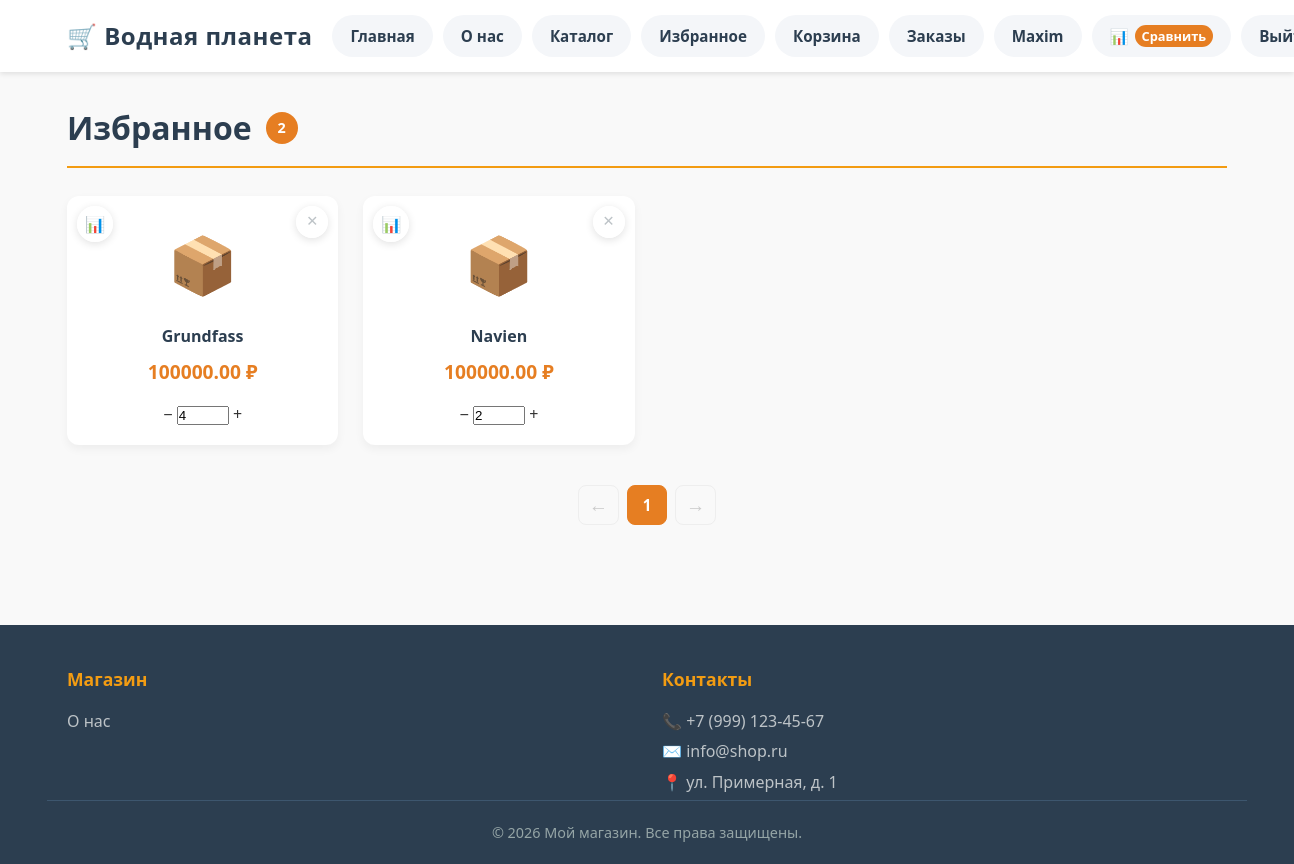
The app's page /products/favorites (signed in), older data.
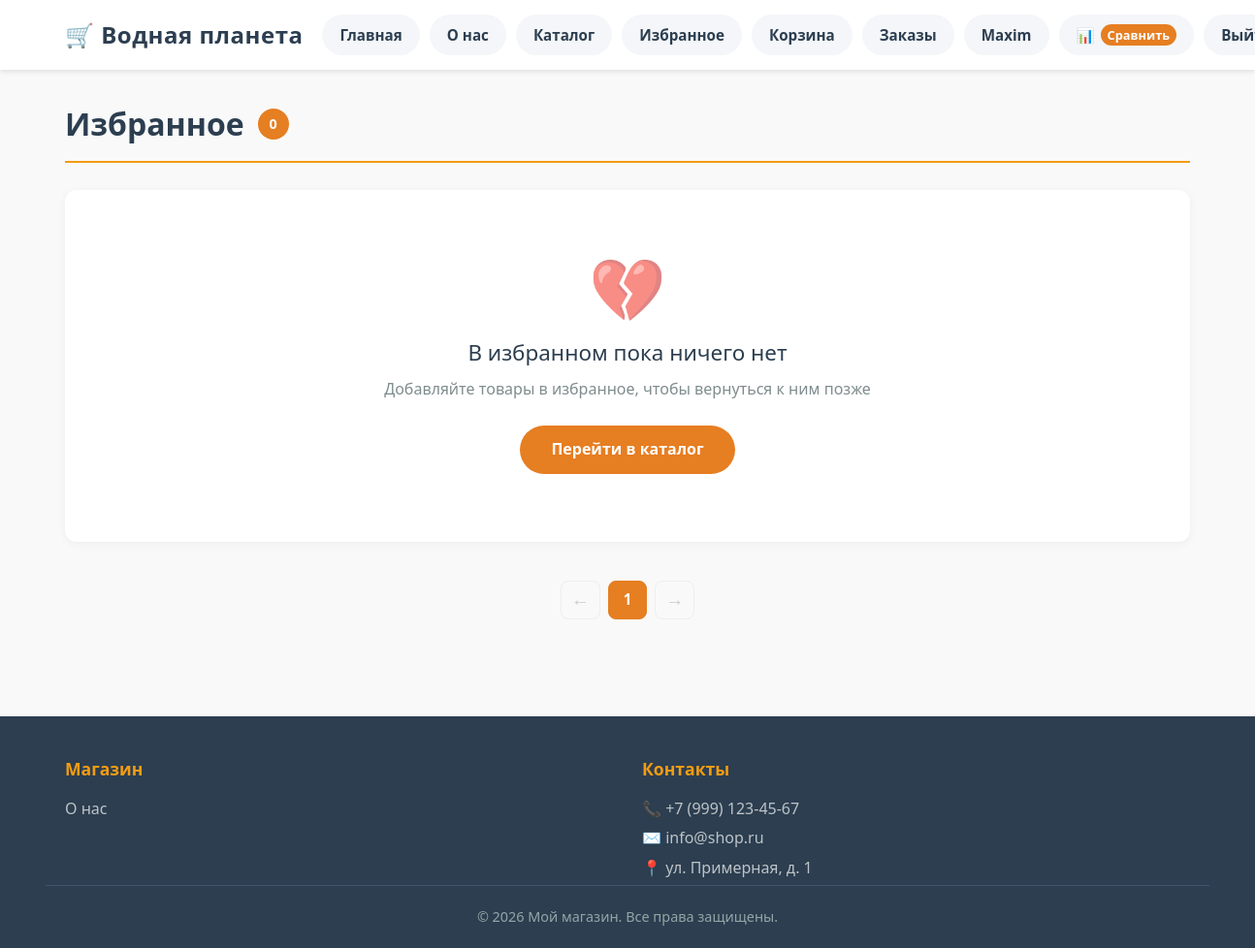
The same page, newer data.
### products/models.py (models this page shows, shortened)
class Favorites(models.Model):
	user = models.ForeignKey(User, on_delete=models.CASCADE)
	product = models.ForeignKey(Product, on_delete=models.CASCADE)
	created_timestamp = models.DateTimeField(auto_now_add=True)

class Product(models.Model):
	name = models.CharField(max_length=128, unique=True)
	image = models.ImageField(upload_to="products_media/", blank=True)
	description = models.TextField(blank=True)
	short_description = models.CharField(max_length=128, blank=True)
	price = models.DecimalField(max_digits=10, decimal_places=2)
	quantity = models.PositiveIntegerField(default=1)
	length = models.PositiveIntegerField()
	width = models.PositiveIntegerField()
	height = models.PositiveIntegerField()
	power = models.PositiveIntegerField(blank=True)
	life = models.PositiveIntegerField()
	category = models.ForeignKey(ProductCategory, on_delete=models.CASCADE)

class Baskets(models.Model):
	user = models.ForeignKey(User, on_delete=models.CASCADE)
	product = models.ForeignKey(Product, on_delete=models.CASCADE)
	quantity = models.PositiveIntegerField(default=0)
	created_timestamp = models.DateTimeField(auto_now_add=True)

### products/views.py (the view)
# urls.py: path('favorites', favorites, name='favorites'),
@login_required
def favorites(request, page_number=1):
	favoritess = Favorites.objects.filter(user=request.user)
	total_quantity = len(favoritess)
	context = {
		'title': 'Избранное',
		'total_quantity': total_quantity,
		'baskets': [basket.product for basket in Baskets.objects.filter(user=request.user)],
		'bask': Baskets.objects.filter(user=request.user),
		'comp': [compare.product for compare in Compare.objects.filter(user=request.user)],
		'compares': Compare.objects.filter(user=request.user),
	}
	favorite = Favorites.objects.filter(user=request.user)
	pagination = Paginator(favorite, 10)
	products_paginator = pagination.page(page_number)
	context.update({
		'favorites': products_paginator,
	})
	return render(request, 'products/favorite.html', context=context)

### products/templates/products/favorite.html
{% extends "products/base.html" %}
{% load static %}
{% block css %}
<link href="{% static 'css/favorite.css' %}" rel="stylesheet">
{% endblock %}
{% block content %}
<main class="main">
    <div class="container">
        <div class="favorites-header">
            <h1>Избранное</h1>
            <span class="favorites-count" id="favoritesCount">{{ total_quantity }}</span>
        </div>
        <div class="favorites-grid" id="favoritesGrid">
            {% if favorites %}
                {% for favorite in favorites %}
                <article class="favorite-card" data-id="{{ favorite.id }}">
                    <a href="{% url 'products:product_detail' favorite.product.id %}"
                       class="favorite-card__link"
                       aria-label="{{ favorite.product.name }}"></a>
                    {% if user.is_authenticated %}
                        {% if favorite.product not in comp %}
                            <a href="{% url 'products:compare_add' favorite.product.id %}" class="product-card__compare">📊</a>
                        {% else %}
                            {% for compare in compares %}
                                {% if compare.product.id == favorite.product.id %}
                                    <a href="{% url 'products:compare_readd' compare.id %}" class="product-card__compare active">📊</a>
                                {% endif %}
                            {% endfor %}
                        {% endif %}
                    {% endif %}
                    <a href="{% url 'products:favorite_delete' favorite.id %}"
                       class="favorite-remove"
                       title="Удалить из избранного">✕</a>
                    <div class="favorite-card__image">
                        {% if favorite.product.image %}
                            <img src="{{ favorite.product.image.url }}" alt="{{ favorite.product.name }}">
                        {% else %}
                            {{ favorite.product.emoji|default:"📦" }}
                        {% endif %}
                    </div>
                    <h3 class="favorite-card__title">{{ favorite.product.name }}</h3>
                    <p class="favorite-card__price">{{ favorite.product.price }} ₽</p>
                    {% if favorite.product not in baskets %}
                        <a href="{% url 'products:basket_add' favorite.product.id %}"
                           class="favorite-card__actions">
                            <button class="favorite-card__btn">В корзину</button>
                        </a>
                    {% else %}
                        <div class="quantity-control">
                            <a href="{% url 'products:basket_readd' favorite.product.id %}"
                               class="quantity-btn minus">−</a>
                            {% for prod in bask %}
                                {% if prod.product.id == favorite.product.id %}
                                    <input type="number" class="quantity-input"
                                           value="{{ prod.quantity }}"
                                           min="1" max="99" readonly>
                                {% endif %}
                            {% endfor %}
                            <a href="{% url 'products:basket_add' favorite.product.id %}"
                               class="quantity-btn plus">+</a>
                        </div>
                    {% endif %}
                </article>
                {% endfor %}
            {% else %}
                <div class="favorites-empty">
                    <div class="favorites-empty__icon">💔</div>
                    <h3>В избранном пока ничего нет</h3>
                    <p>Добавляйте товары в избранное, чтобы вернуться к ним позже</p>
                    <a href="{% url 'products:home' %}" class="favorites-empty__btn">
                        Перейти в каталог
                    </a>
                </div>
            {% endif %}
        </div>
       <div class="pagination">
        <a class="pagination__prev {% if not favorites.has_previous %} disabled {% endif %}" href="
                {% if favorites.has_previous %}
                        {% url 'products:favorite_page_number' favorites.previous_page_number %}
                {% else %}
                    #
                {% endif %}"
            tabindex="-1" aria-disabled="true">←
        </a>
        {% for page in favorites.paginator.page_range %}
        <a class="pagination__page{% if page == favorites.number %} active{% endif %}" href="
                {% url 'products:favorite_page_number' page %}">{{page}}
        </a>
        {% endfor %}
        <a class="pagination__next {% if not favorites.has_next %} disabled {% endif %}" href="
                {% if favorites.has_next %}
                    {% url 'products:favorite_page_number' favorites.next_page_number %}
                {% else %}
                    #
                {% endif %}"
            tabindex="+1" aria-disabled="true">→</a>
    </div>
    </div>
</main>
{% endblock %}

Row changes from the older to the newer data that the page shows:
removed Favorites: product.emoji "📦", product.name "Grundfass", product.price "100000.00"
removed Baskets: quantity "4", shown under "Grundfass"
removed Favorites: product.emoji "📦", product.name "Navien", product.price "100000.00"
removed Baskets: quantity "2", shown under "Navien"
Text that changed along with them:
{{ total_quantity }}: "2" → "0"
text now shown: "💔 В избранном пока ничего нет Добавляйте товары в избранное, чтобы вернуться к ним позже Перейти в каталог"
